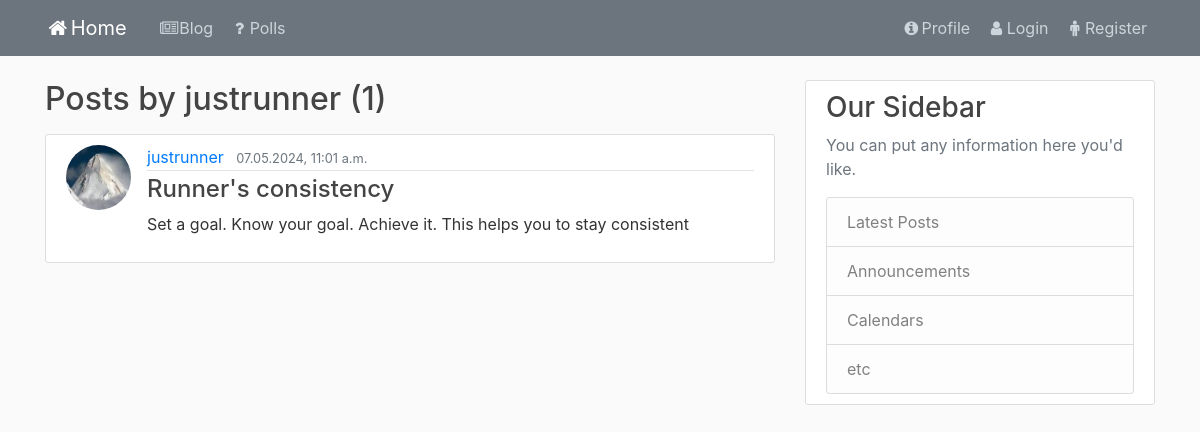
The page /home/user/justrunner on the database as committed earlier.
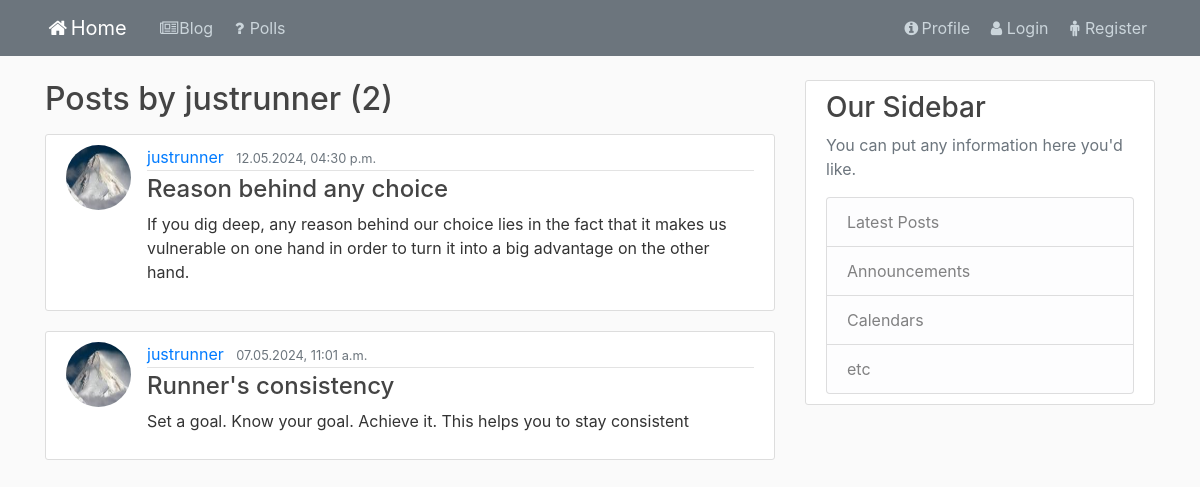
The same page on the database as committed later.
### blog/models.py (models this page shows, shortened)
class Post(models.Model):
    title = models.CharField(max_length=100)
    author = models.ForeignKey(User, on_delete=models.CASCADE)
    content = models.TextField()
    publication_date = models.DateTimeField(default=timezone.now)

### user/models.py (models this page shows, shortened)
class Profile(models.Model):
    user = models.OneToOneField(User, on_delete=models.CASCADE)
    image = models.ImageField(default='default.jpg', upload_to='profile_pics')

### blog/views.py (the view)
# urls.py: path('user/<str:username>', views.UserPostListView.as_view(), name='user-blog'),
class UserPostListView(generic.ListView):
    template_name = 'blog/user_blog.html'
    paginate_by = 5
    def get_queryset(self):
        user = get_object_or_404(User, username=self.kwargs.get('username'))
        return Post.objects.filter(author=user).order_by('-publication_date')

### blog/templates/blog/user_blog.html (shortened to what this page needs)
{% extends 'blog/base_blog.html' %}
{% block content %}
    <h2 class="mb-3">Posts by {{ view.kwargs.username }} ({{ page_obj.paginator.count }})</h2>
    {% for post in post_list %}
        <article class="media content-section">
            <img class="rounded-circle article-img" src="{{ post.author.profile.image.url }}">
            <div class="media-body">
                <div class="article-metadata">
                    <a class="mr-2" href="{% url 'blog:user-blog' post.author.username %}">{{ post.author }}</a>
                    <small class="text-muted">{{ post.publication_date|date:'d.m.Y, h:i a' }}</small>
                </div>
                <h4><a class="article-title" href="{% url 'blog:post-detail' post.pk %}">{{ post.title }}</a></h4>
                <p class="article-content"> {{ post.content }}</p>
            </div>
        </article>
    {% endfor %}
{% endblock content %}

Rows that differ between the two databases and show on the page:
added Post: author.profile.image (placeholder picture), author "justrunner", publication_date "12.05.2024, 04:30 p.m.", title "Reason behind any choice", content "If you dig deep, any reason behind our choice lies in the fact that it makes us vulnerable on one hand in order to turn it into a big advantage on the other hand."
Other text that changed with them:
{{ page_obj.paginator.count }}: "1" → "2"
